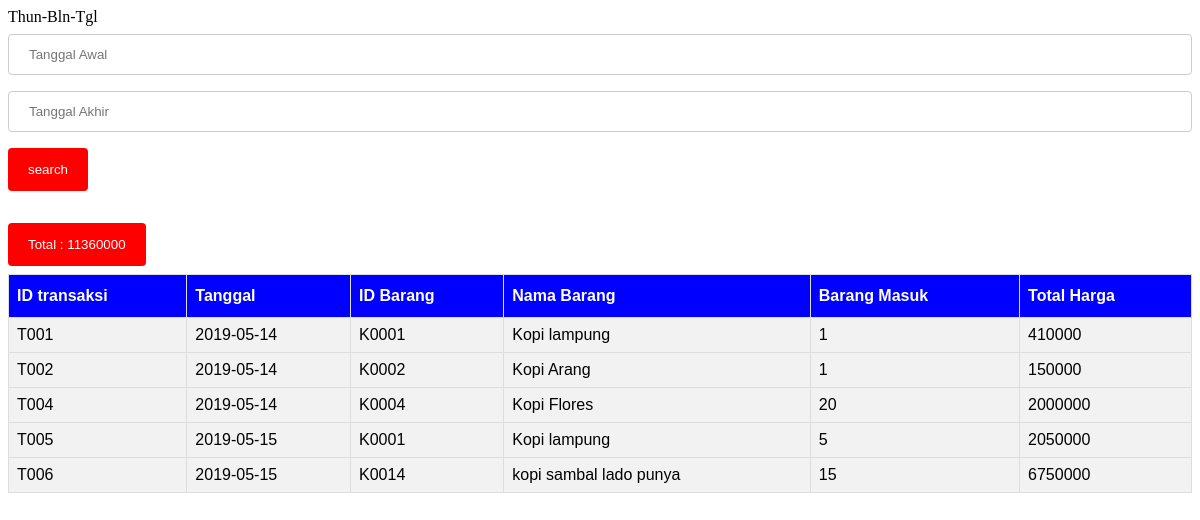
The page /halaman/laporanA.php on the database its author committed.
### tables this page shows
CREATE TABLE `tb_transaksi` (
  `id_transaksi` char(20) NOT NULL,
  `tanggal` date NOT NULL,
  `id_barang` char(20) NOT NULL,
  `nama_barang` varchar(225) NOT NULL,
  `brg_masuk` int(225) NOT NULL
);

CREATE TABLE `barang` (
  `id_barang` char(20) NOT NULL,
  `nama` varchar(225) NOT NULL,
  `jenis` varchar(225) NOT NULL,
  `stok` int(225) NOT NULL,
  `harga` int(20) NOT NULL,
  `gambar` varchar(225) NOT NULL
);

### halaman/laporanA.php (the view, shortened to what this page needs)
<link rel="stylesheet" type="text/css" href="../css/styleTable.css">
<label>Thun-Bln-Tgl</label>
<div class="total">
<form method="post">
 <input type="text" name="search1" placeholder="Tanggal Awal">
 <input type="text" name="search2" placeholder="Tanggal Akhir">
 <input type="submit" name="submit" value="search">
 </form>
</div>
 <?php
include "koneksi.php";
if (isset($_POST['submit'])) {
$tgl1 = $_POST['search1'];
 $tgl2 = $_POST['search2'];
$qu = mysqli_query($koneksi, "SELECT SUM(brg_masuk), SUM(harga * brg_masuk) AS Total
FROM barang Y
JOIN tb_harga X ON Y.id_barang = X.id_barang
JOIN tb_transaksi Z ON Y.id_barang = Z.id_barang
WHERE tanggal BETWEEN '$tgl1' AND '$tgl2'");
}else{
  $qu = mysqli_query($koneksi, "SELECT SUM(brg_masuk), SUM(harga * brg_masuk) AS Total
FROM barang Y
JOIN tb_harga X ON Y.id_barang = X.id_barang
JOIN tb_transaksi Z ON Y.id_barang = Z.id_barang");
}
while ($dat = mysqli_fetch_array($qu)) {
?>
<input type="submit" name="total" value="Total : <?php echo $dat['Total']; ?>" readonly>
<?php }
?>
<table id="customers">
 <tr>
  <th>ID transaksi</th>
  <th>Tanggal</th>
  <th>ID Barang</th>
  <th>Nama Barang</th>
  <th>Barang Masuk</th>
  <th>Total Harga</th>
 </tr>
<?php
 include 'koneksi.php';
 if (isset($_POST['submit'])) {
 $tgl1 = $_POST['search1'];
 $tgl2 = $_POST['search2'];
 $query = "SELECT Z.id_transaksi, tanggal, Y.id_barang, nama, brg_masuk, harga * brg_masuk AS Total FROM barang Y
JOIN tb_harga X ON Y.id_barang = X.id_barang JOIN tb_transaksi Z ON Y.id_barang = Z.id_barang WHERE tanggal BETWEEN '$tgl1' AND '$tgl2'";
}else{
  $query = "SELECT Z.id_transaksi, tanggal, Y.id_barang, nama, brg_masuk, harga * brg_masuk AS Total FROM barang Y
JOIN tb_harga X ON Y.id_barang = X.id_barang JOIN tb_transaksi Z ON Y.id_barang = Z.id_barang";
}
 $result = mysqli_query($koneksi, $query);
 while($data = mysqli_fetch_array($result)) {
  echo "<tr>
     <td>".$data['id_transaksi']."</td>
     <td>".$data['tanggal']."</td>
     <td>".$data['id_barang']."</td>
     <td>".$data['nama']."</td>
     <td>".$data['brg_masuk']."</td>
     <td>".$data['Total']."</td>
  <tr>";
 }
?>
</table>

### css/styleTable.css (style rules this page uses)
#customers { font-family: "Trebuchet MS", Arial, Helvetica, sans-serif; border-collapse: collapse; width: 100%; }
#customers td, #customers th { border: 1px solid #ddd; padding: 8px; }
#customers tr:nth-child(even) { background-color: #f2f2f2; }
#customers th { padding-top: 12px; padding-bottom: 12px; text-align: left; background-color: #0000FF; color: white; }
input[type=text], select { width: 100%; padding: 12px 20px; margin: 8px 0; display: inline-block; border: 1px solid #ccc; border-radius: 4px; box-sizing: border-box; }
input[type=submit] { max-width: 100%; background-color: red; color: white; padding: 14px 20px; margin: 8px 0; border: none; border-radius: 4px; cursor: pointer; }

### halaman/laporanA.php (style rules this page uses)
input[type=text] { float: left; width: 150px; margin: 10px; }

### rows shown on the page
tb_transaksi: id_transaksi "T001", tanggal "2019-05-14", id_barang.id_barang "K0001", id_barang.nama "Kopi lampung", brg_masuk "1", Total "410000"
tb_transaksi: id_transaksi "T002", tanggal "2019-05-14", id_barang.id_barang "K0002", id_barang.nama "Kopi Arang", brg_masuk "1", Total "150000"
tb_transaksi: id_transaksi "T004", tanggal "2019-05-14", id_barang.id_barang "K0004", id_barang.nama "Kopi Flores", brg_masuk "20", Total "2000000"
tb_transaksi: id_transaksi "T005", tanggal "2019-05-15", id_barang.id_barang "K0001", id_barang.nama "Kopi lampung", brg_masuk "5", Total "2050000"
tb_transaksi: id_transaksi "T006", tanggal "2019-05-15", id_barang.id_barang "K0014", id_barang.nama "kopi sambal lado punya", brg_masuk "15", Total "6750000"
